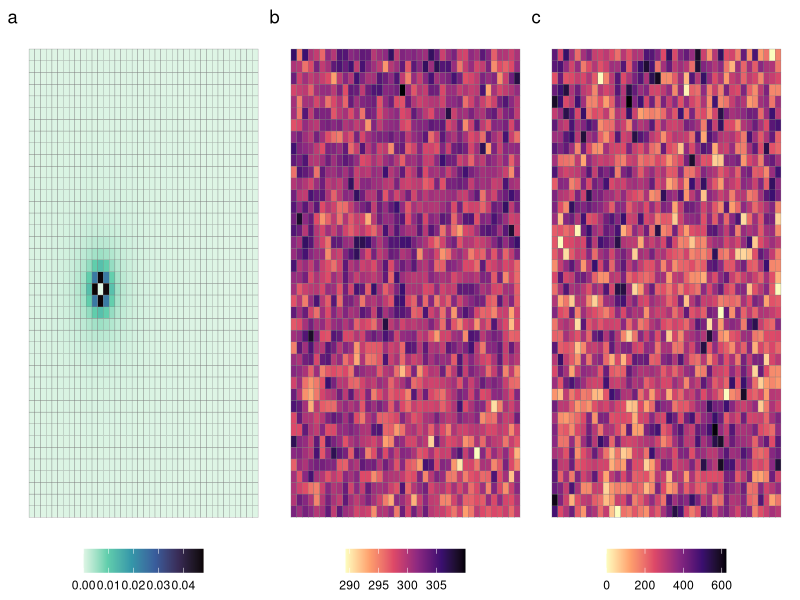
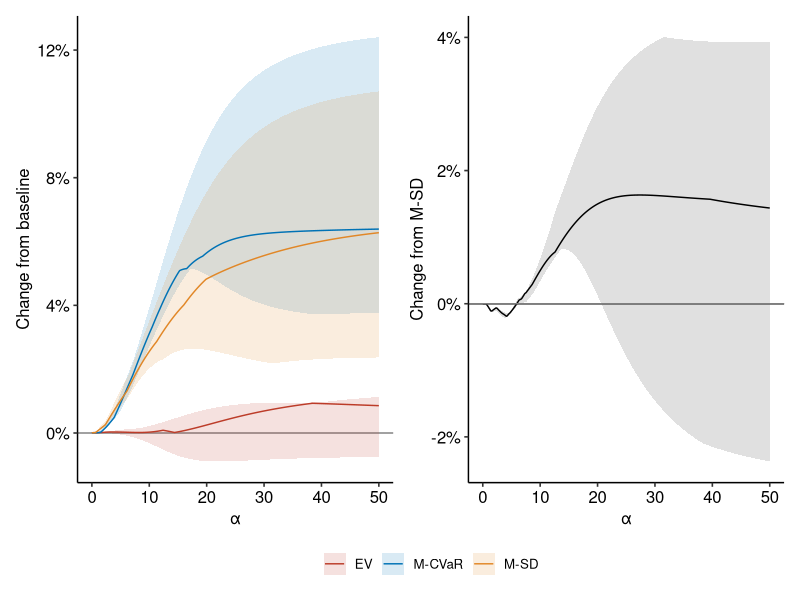
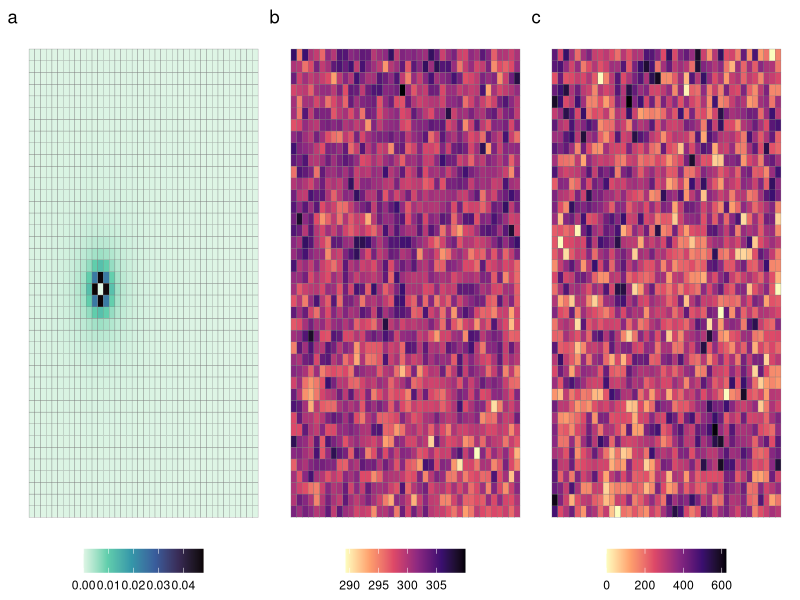

The R source for these figures, in order:
library(tidyverse)
library(ggplot2)
library(patchwork)
library(ggsci)
library(ggpubr)

setwd("~/Documents/Github/lds-mc-julia/")

## Plot heatmaps
sp_weight <- read.csv("output/spatial_weights.csv")

p11 <- sp_weight %>%
  #pivot_longer(c(x3, x4, x5)) %>%
  ggplot(aes(x = x, y = y, fill = x3)) +
  geom_tile(color = 'gray50') +
  theme_void() +
  scale_fill_viridis_c(option = 'mako', direction = -1) +
  theme(legend.position = 'bottom', legend.title = element_blank())

p12 <- sp_weight %>%
  #pivot_longer(c(x3, x4, x5)) %>%
  ggplot(aes(x = x, y = y, fill = x4)) +
  geom_tile(color = 'gray50') +
  theme_void() +
  scale_fill_viridis_c(option = 'magma', direction = -1) +
  theme(legend.position = 'bottom', legend.title = element_blank())

p13 <- sp_weight %>%
  #pivot_longer(c(x3, x4, x5)) %>%
  ggplot(aes(x = x, y = y, fill = x5)) +
  geom_tile(color = 'gray50') +
  theme_void() +
  scale_fill_viridis_c(option = 'magma', direction = -1) +
  theme(legend.position = 'bottom', legend.title = element_blank())

heatmap <- p11 + p12 + p13 + plot_annotation(tag_levels = 'a')
heatmap
ggsave("plots/spatial_weight_heatmap.png", heatmap)

## Plot change in CE
ce_df <- read.csv("output/ce_df_baseline.csv")

plot11 <- ce_df |>
  dplyr::select(-cvar_mstd) |>
  pivot_longer(c('ev', 'cvar', 'mstd'), names_to = 'name', values_to = 'value') |>
  mutate(name = factor(name, c('ev', 'cvar', 'mstd'), c("EV", "M-CVaR", "M-SD"))) |>
  pivot_wider(names_from = var, values_from = value) |>
  ggplot() +
  geom_hline(yintercept = 0, color = 'gray50') +
  geom_ribbon(aes(ymin = min, ymax = max, x = alpha, fill = name), alpha = 0.15) +
  #geom_ribbon(aes(ymin = lb, ymax = ub, x = alpha, fill = name), alpha = 0.15) +
  geom_line(aes(x = alpha, y = median, color = name)) +
  scale_y_continuous("Change from baseline", labels = scales::percent) +
  scale_x_continuous("α") +
  ggsci::scale_color_nejm() +
  ggsci::scale_fill_nejm() +
  ggpubr::theme_pubr() +
  theme(legend.title = element_blank())

plot12 <- ce_df |>
  dplyr::select(c(-ev, -cvar, -mstd)) |>
  rename(value = cvar_mstd) |>
  pivot_wider(names_from = var, values_from = value) |>
  ggplot() +
  geom_hline(yintercept = 0) +
  geom_ribbon(aes(ymin = min, ymax = max, x = alpha), alpha = 0.15) +
  #geom_ribbon(aes(ymin = lb, ymax = ub, x = alpha), alpha = 0.15) +
  geom_line(aes(x = alpha, y = median)) +
  geom_hline(yintercept = 0, color = 'gray50') +
  scale_y_continuous("Change from M-SD", labels = scales::percent) +
  scale_x_continuous("α") +
  ggpubr::theme_pubr()

plot11 + plot12 + plot_layout(guides = "collect") & theme(legend.position = 'bottom')
